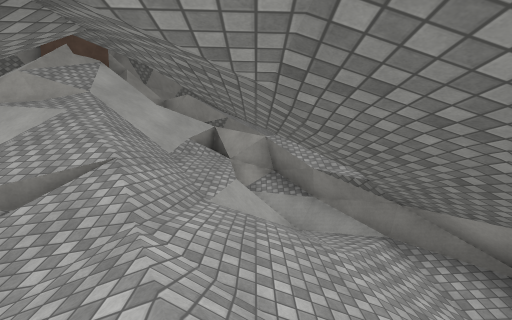
[1] (above)

16 first-person views from a walk through a scene from a Unity 3-D project. The camera is 1.4 m above the floor, tilts 4° down and sees 90° across. The floor is counted in squares, 2 m on a side. Each view is taken from the middle of a square. On the plan, view 1 faces up. The plan holds only what a view shows up to about 9 squares ahead; the rest is blank. The place goes on beyond the plan. The player is left out. Some animated figures are not drawn. Surface patterns are stand-ins for the level's own textures.

[2]
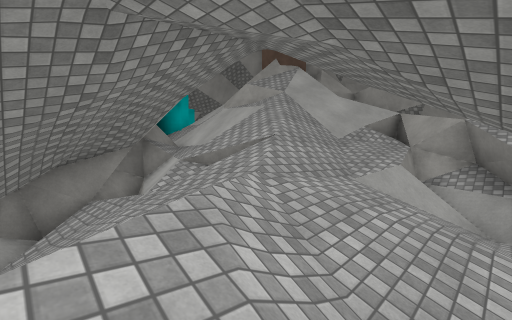

[3]
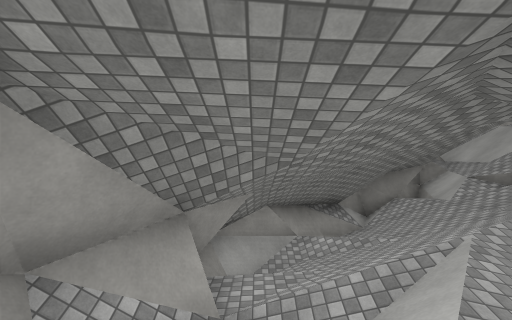

[4]
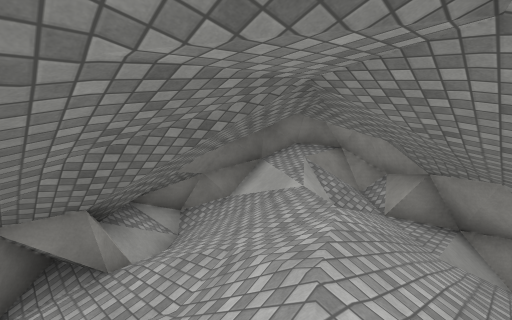

[5]
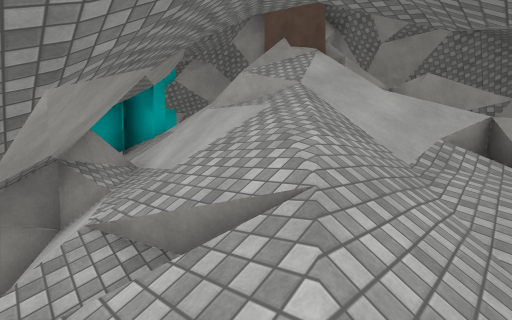

[6]
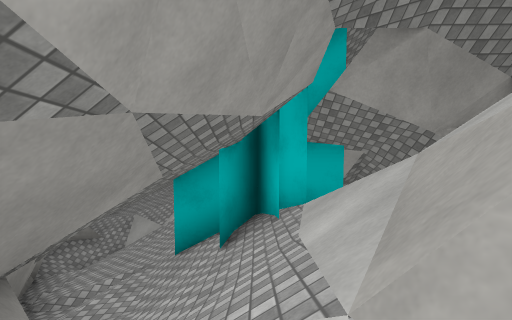

[7]
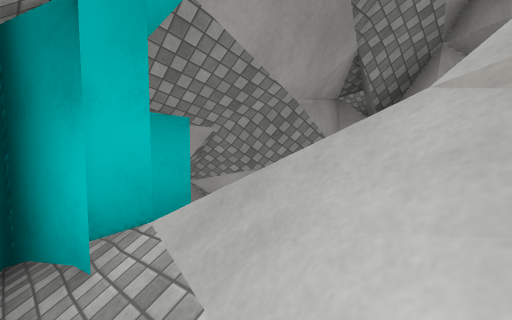

[8]
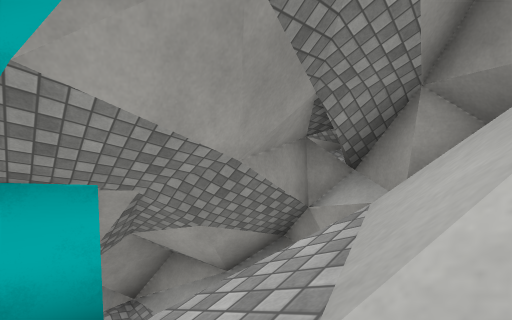

[9]
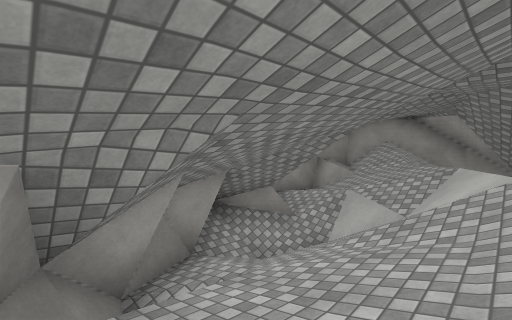

[10]
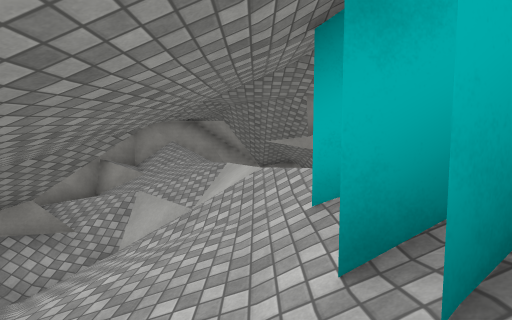

[11]
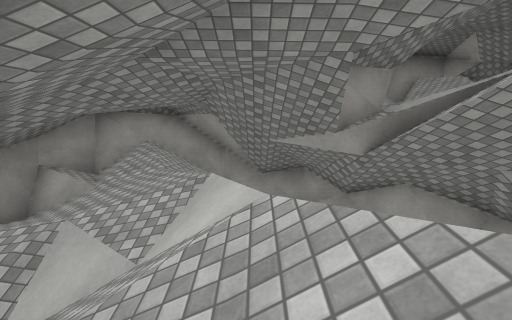

[12]
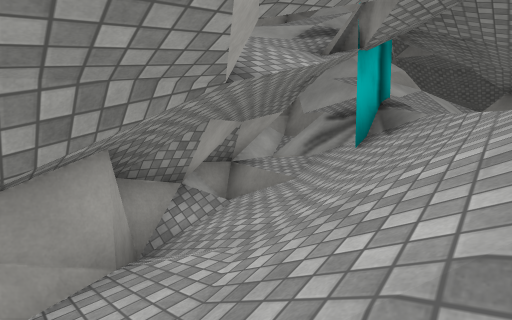

[13]
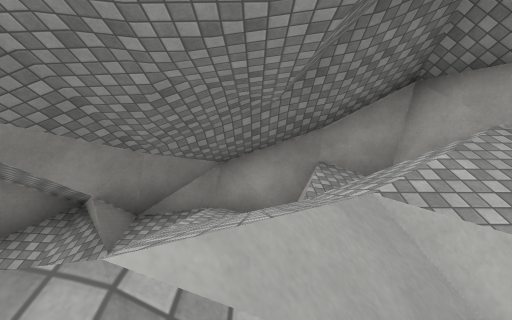

[14]
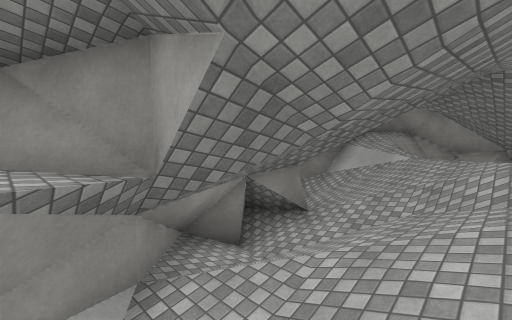

[15]
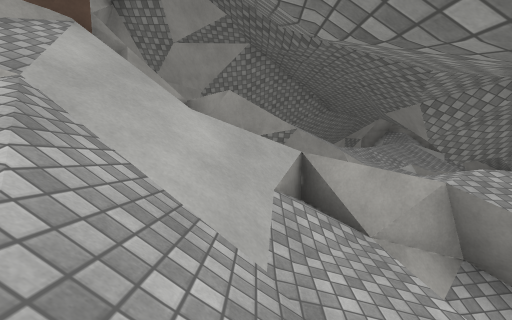

[16]
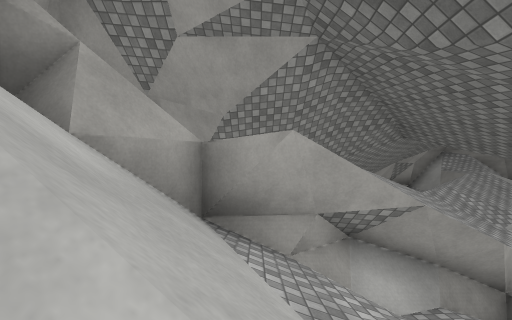

### Floor plan
Key: @ floor where view 1 was taken; # wall or solid block; . main floor; : floor 0.5 m higher than the main floor; + floor 1 m higher than the main floor; * floor 1.25 m higher than the main floor; % floor 1.75 m higher than the main floor; / step, stairs or slope; = window, fence, low wall or low ledge; ^ raised ledge; v drop or lower ground.
Columns run from 18 left of view 1 to 5 right of it. Each row starts with its distance up from view 1.
 11               #
 10              ^####
  9        v#### #//=#
  8      v####//##///##
  7    v^/###////#////=#
  6    #//=##///==/////
  5  v#////###//////////##
  4  #./////#//=////////##
  3 #////////%/##///=////#
  2 #////////*####///////##
  1 #////////#   #///////##
  0 #////#/###   #////@///##
 -1 ###:/###     ##////////#
 -2   ####        #^//////##
 -3                ##/+///#
 -4                 #####/#
 -5                    ####

Where each view was taken, in squares from view 1:
view 1: 0 up, 0 right, facing up
view 2: 0 up, 1 right, facing up-left
view 3: 3 down, 3 right, facing left
view 4: 2 up, 1 left, facing down-right
view 5: 2 up, 1 left, facing up-left
view 6: 5 up, 5 left, facing left
view 7: 5 up, 7 left, facing up-left
view 8: 6 up, 7 left, facing up-left
view 9: 3 up, 9 left, facing down-left
view 10: 3 up, 9 left, facing left
view 11: 3 up, 11 left, facing left
view 12: 3 up, 16 left, facing up-right
view 13: 3 up, 15 left, facing down
view 14: 5 up, 0 right, facing down-right
view 15: 4 up, 2 left, facing up
view 16: 7 up, 3 left, facing up
